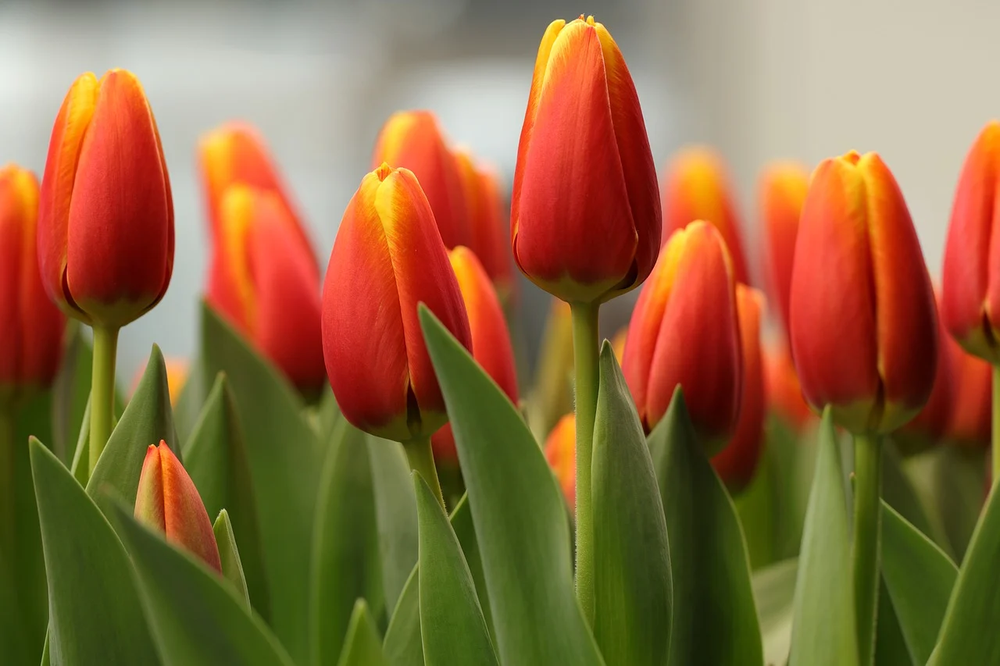
//> input picture resources/image_0.png, 1000 x 666 px, shrunk from 1280 x 853 before the run
$ ./opencv_1_HSV_Eq   (built with g++ and OpenCV 4)
//> lines starting //> are read from the running program, lines starting //| are printed output that depends on the picture; after the words box and inside, x2 and y2 are one past the last pixel; in counts of white or black regions, pixels touching at a corner belong together
#include <iostream>
#include <opencv2/opencv.hpp>

using namespace cv;

int main() {

    Mat img = imread("resources/image_0.png");
//> img is the input picture: 666 rows x 1000 cols, CV_8UC3; mean B, G, R 63.9, 103.9, 141.9
    if (img.empty()){
        std::cerr << "Cannot read image! 请检查图片路径\n";
        return 1;

    }

    namedWindow("Original", WINDOW_NORMAL);
    imshow("Original", img);
    waitKey(0);

    Mat hsv, Maskhigh, Masklow, Mask;
    cvtColor(img, hsv, COLOR_BGR2HSV);
//> hsv: 666 rows x 1000 cols, CV_8UC3; mean H, S, V 24.6, 155.9, 147.9
    // Red spans both ends of the hue spectrum, so we need two ranges to capture it
    inRange(hsv, Scalar(0, 100, 100), Scalar(10,255, 255), Masklow);
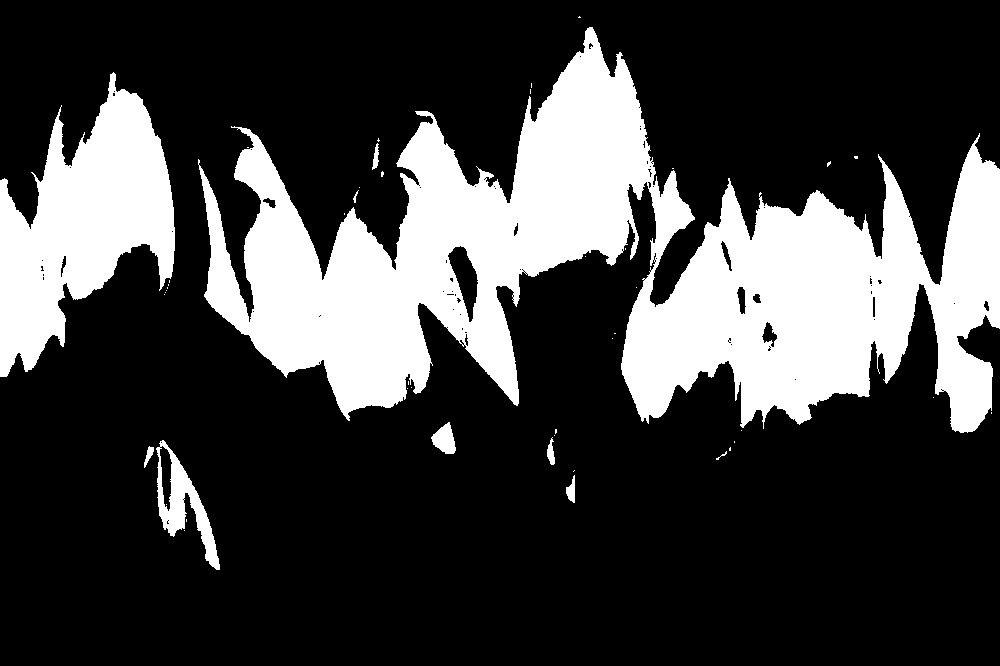
//> Masklow: 666 rows x 1000 cols, CV_8UC1; 25.1% white; 46 white regions (36 under 20 px), largest, box (x1, y1, x2, y2) and area: (198, 27, 1000, 433) 135981, (0, 72, 175, 377) 27706, (156, 440, 220, 570) 2604
    inRange(hsv, Scalar(160, 100, 100), Scalar(179, 255, 255), Maskhigh);
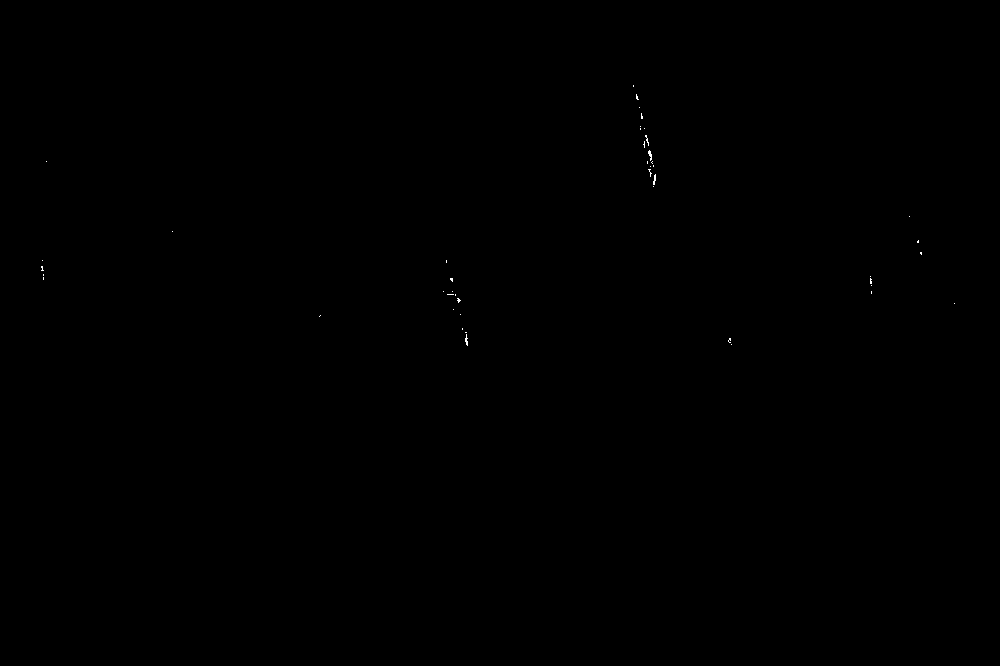
//> Maskhigh: 666 rows x 1000 cols, CV_8UC1; 0.03% white in thin lines or dots, all inside (x1, y1, x2, y2) = (41, 85, 955, 346)
    bitwise_or(Masklow, Maskhigh, Mask);
//> Mask: 666 rows x 1000 cols, CV_8UC1; 25.2% white; 46 white regions (36 under 20 px), largest, box (x1, y1, x2, y2) and area: (198, 27, 1000, 433) 136197, (0, 72, 175, 377) 27723, (156, 440, 220, 570) 2604

    Mat kernal = getStructuringElement(MORPH_ELLIPSE,Size(3,3));
    morphologyEx(Mask, Mask, MORPH_CLOSE, kernal);
    morphologyEx(Mask, Mask, MORPH_OPEN, kernal);
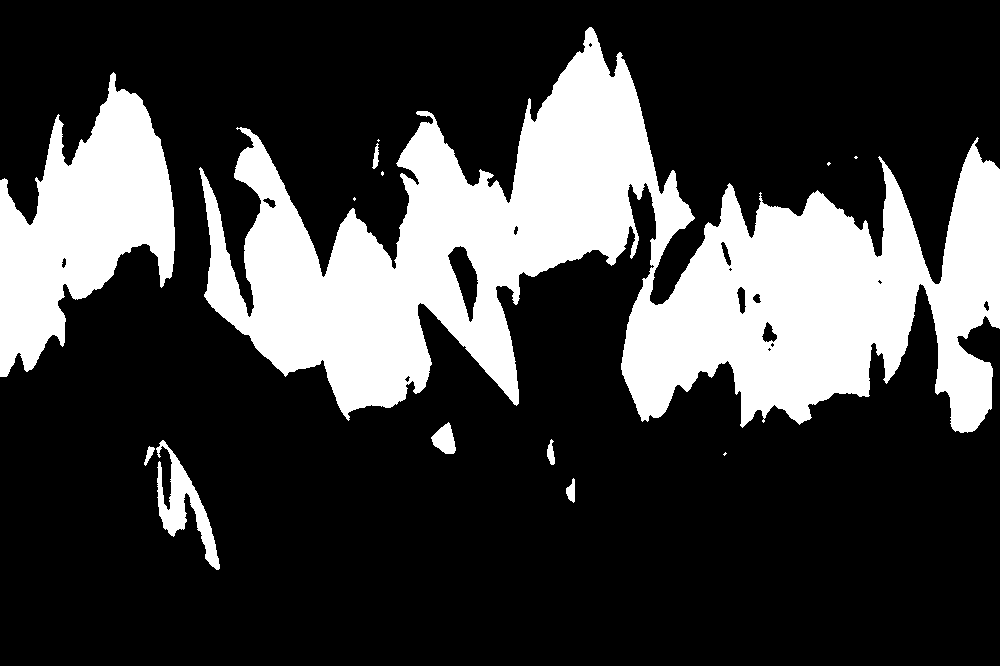
//> Mask: 666 rows x 1000 cols, CV_8UC1; 25.2% white; 14 white regions (6 under 20 px), largest, box (x1, y1, x2, y2) and area: (199, 27, 1000, 433) 136398, (0, 72, 175, 377) 27728, (156, 440, 220, 570) 2621

    namedWindow("Red Mask", WINDOW_NORMAL);
    imshow("Red Mask", Mask);
    waitKey(0);

    Mat Eq, gray;
    cvtColor(img, gray, COLOR_BGR2GRAY);
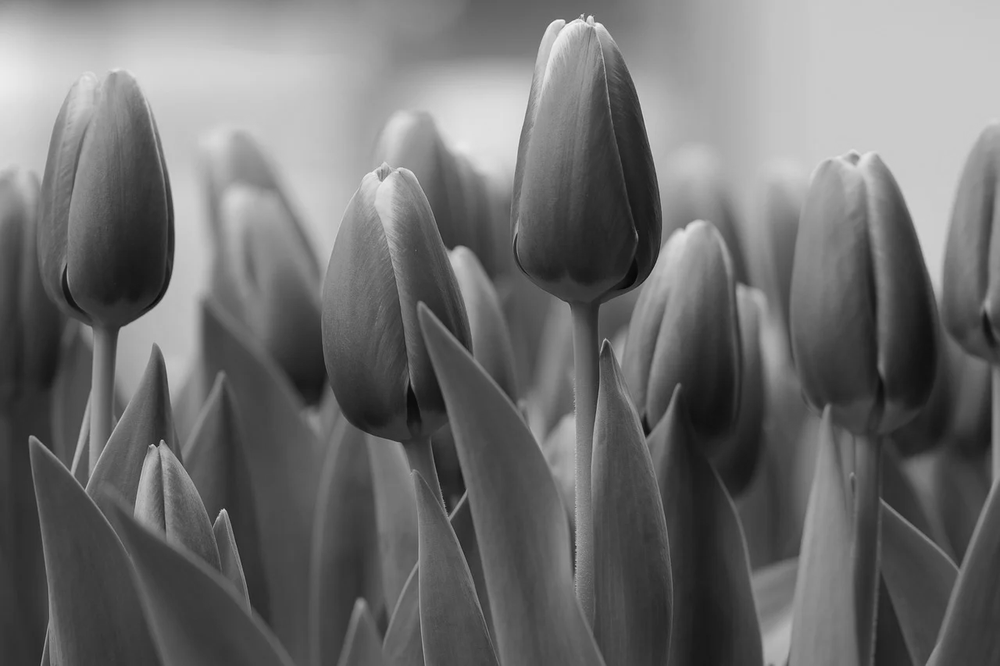
//> gray: 666 rows x 1000 cols, CV_8UC1; min 6, max 244, mean 110.7
    namedWindow("Gray", WINDOW_NORMAL);
    imshow("Gray", gray);
    waitKey(0);

    equalizeHist(gray, Eq);
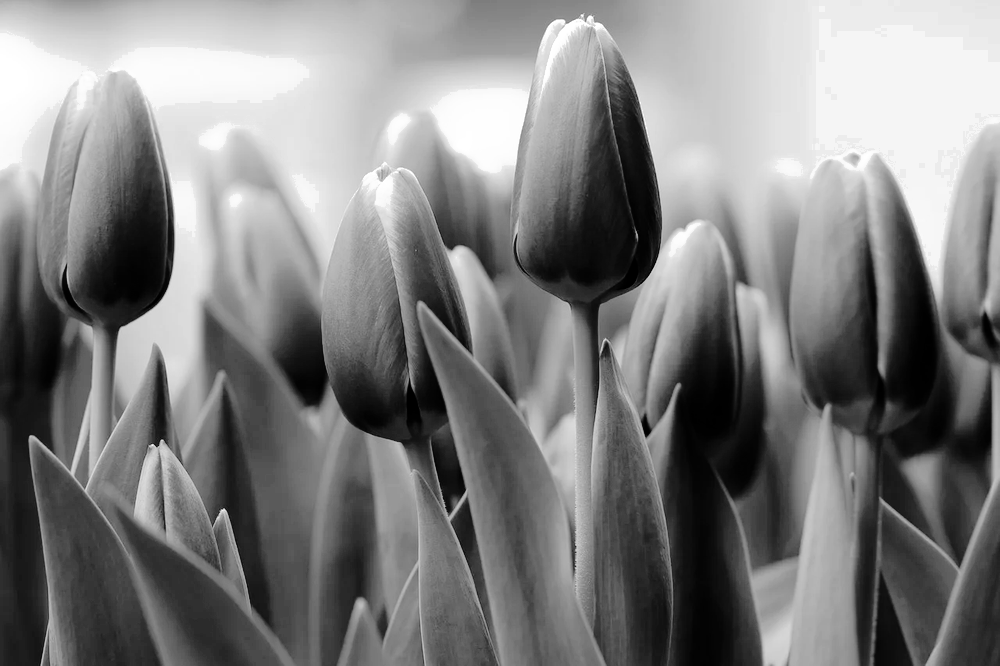
//> Eq: 666 rows x 1000 cols, CV_8UC1; min 0, max 255, mean 128.4
    namedWindow("Equalized", WINDOW_NORMAL);
    imshow("Equalized", Eq);
    waitKey(0);

    return 0;
}
